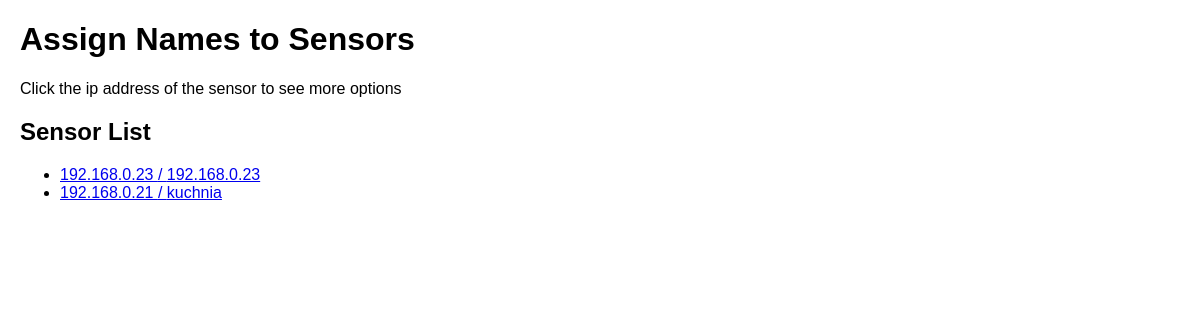
Before: /sensors with the older database file.
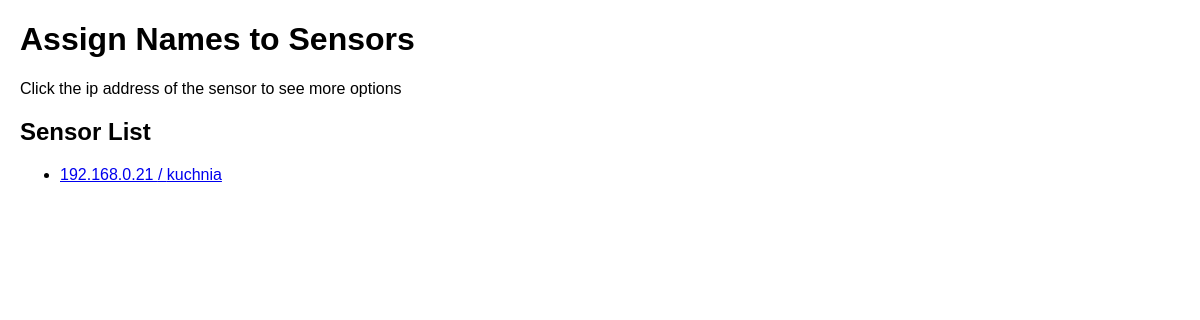
After: the same page with the newer database file.
### tables this page shows
CREATE TABLE sensors(id integer primary key autoincrement,
ip varchar(15), room varchar(30), isOn boolean);

### panel.py (the view)
@app.route("/sensors")
def sensors():
    sensors = [(s["id"],s["ip"],s["room"]) for s in db.getSensors()]
    return render_template("sensors.html",sensors=sensors)

### dbManager.py (called while the page is built)
    def getSensors(self):
        self.cursor.execute("SELECT * FROM sensors")
        return self.cursor.fetchall()

### templates/sensors.html (shortened to what this page needs)
<!DOCTYPE html>
<html lang="en">
<head>
</head>
<body>
    <h1>Assign Names to Sensors</h1>
    <p>Click the ip address of the sensor to see more options</p>
    <h2>Sensor List</h2>
        <ul class="sensor-list">
            {% for sensor in sensors %}
                <li>
                    <a href="{{ url_for('sensor',id=sensor[0]) }}">
                        {{ sensor[1] }} / {{ sensor[2] }}
                    </a>
                </li>
            {% endfor %}
        </ul>
</body>
</html>

Changed rows visible on the page:
removed sensors: ip "192.168.0.23", room "192.168.0.23"
